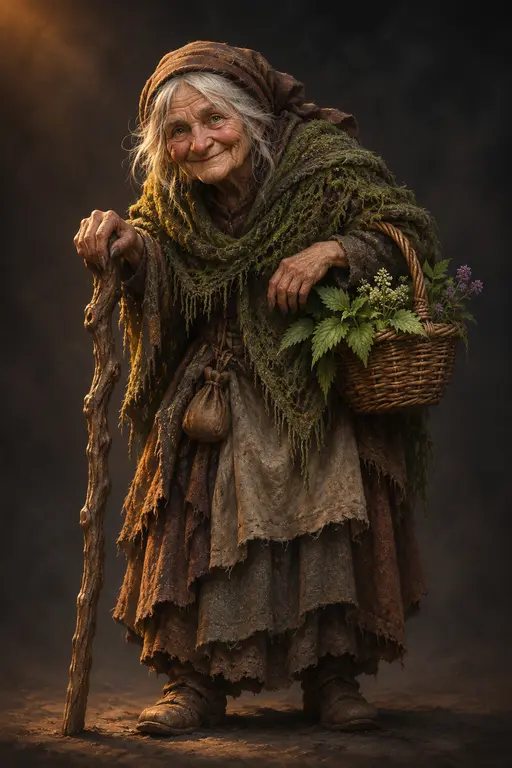
#> input picture assets/img/abuela_ortiga.webp, 512 x 768 px
$ python quitar-claro.py ../assets/img/abuela_ortiga.webp out.png
#> lines starting #> are read from the running program, lines starting #| are printed output that depends on the picture; after the words box and inside, x2 and y2 are one past the last pixel; in counts of white or black regions, pixels touching at a corner belong together
# Quita el fondo blanco y las sombras claras grisáceas (suelo blanco que ChatGPT pinta bajo los objetos del mapa).
# Uso: python3 scripts/quitar-claro.py entrada.png salida.png
# Transparente: píxeles claros (luz > 0,78) y casi grises (saturación < 0,12); borde suavizado entre 0,72 y 0,78.
import sys
import numpy as np
from PIL import Image, ImageFilter

im = np.asarray(Image.open(sys.argv[1]).convert('RGBA')).astype(np.float32) / 255
rgb = im[..., :3]
mx, mn = rgb.max(-1), rgb.min(-1)
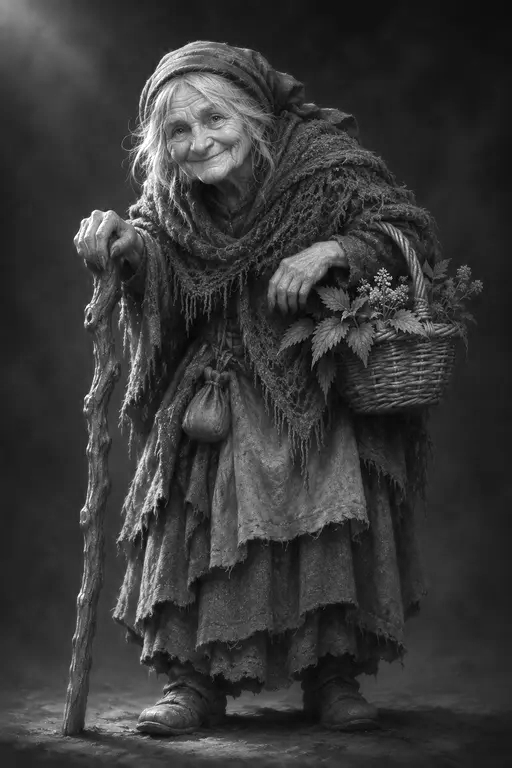
#> mx: shape (768, 512) float32; min 0, max 1, mean 0.218
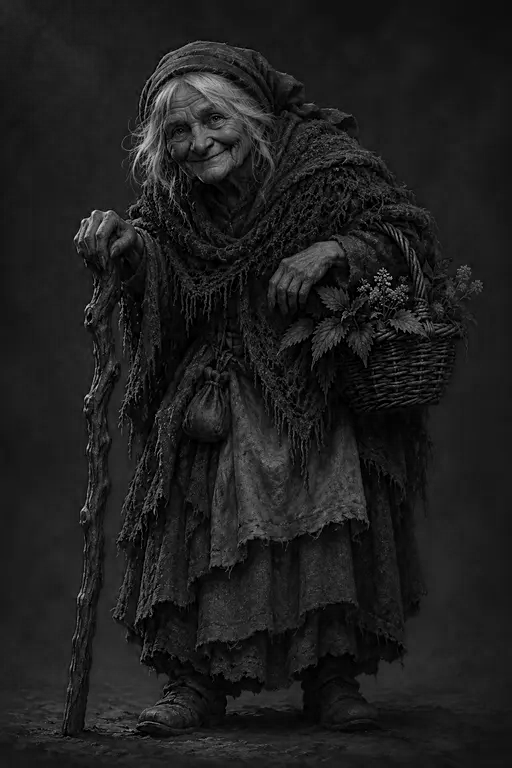
#> mn: shape (768, 512) float32; min 0, max 0.89, mean 0.119
light = (mx + mn) / 2
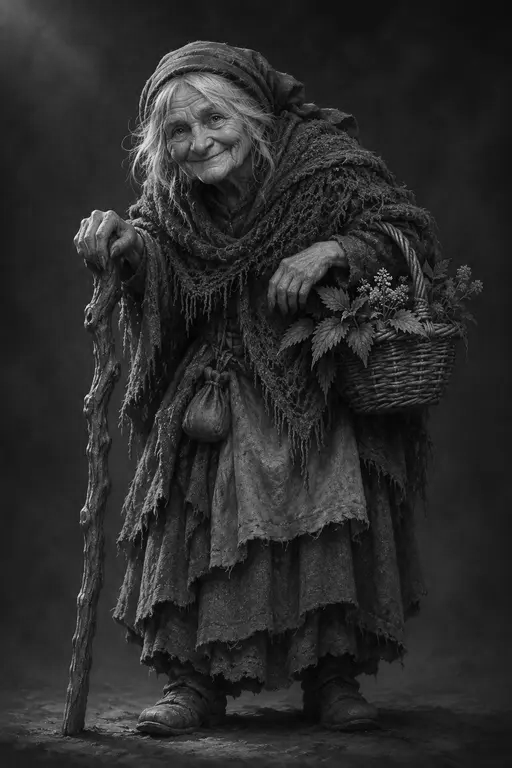
#> light: shape (768, 512) float32; min 0, max 0.945, mean 0.169
sat = np.where(mx > 0, (mx - mn) / np.maximum(mx, 1e-6), 0)
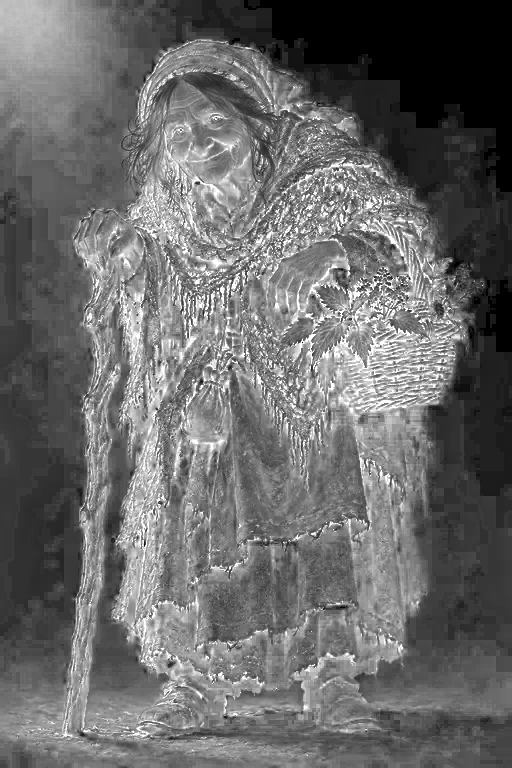
#> sat: shape (768, 512) float32; min 0, max 1, mean 0.418
alpha = np.clip((0.78 - light) / 0.06, 0, 1)            # 1 = opaco, 0 = transparente
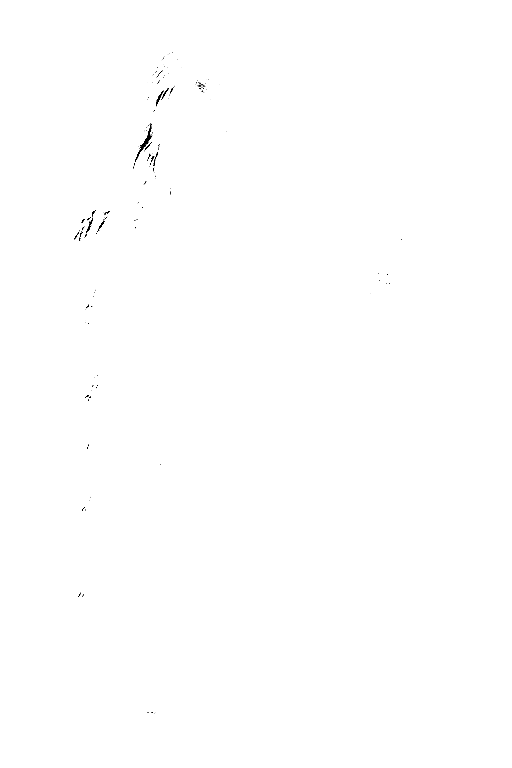
#> alpha: shape (768, 512) float32; min 0, max 1, mean 0.999
alpha = np.where(sat < 0.12, alpha, 1.0)                  # lo que tiene color se queda
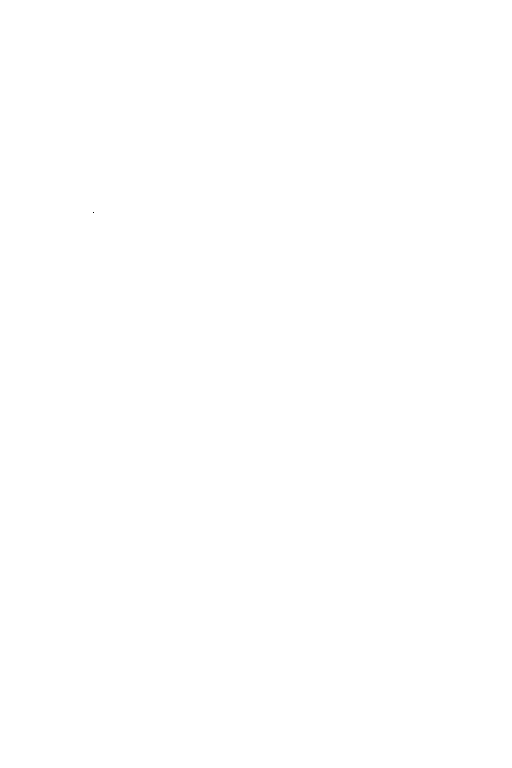
#> alpha: shape (768, 512) float32; values 0 (black) and 1 (white), 100% white; black in thin lines or dots, all inside (x1, y1, x2, y2) = (93, 212, 94, 213)
a = Image.fromarray((alpha * im[..., 3] * 255).astype(np.uint8)).filter(ImageFilter.MedianFilter(3))
#> a: PIL image 512x768 L; every value is 255
out = np.asarray(Image.open(sys.argv[1]).convert('RGBA')).copy()
out[..., 3] = np.asarray(a)
Image.fromarray(out).save(sys.argv[2])

$ run again, on assets/img/ally_hassim.webp
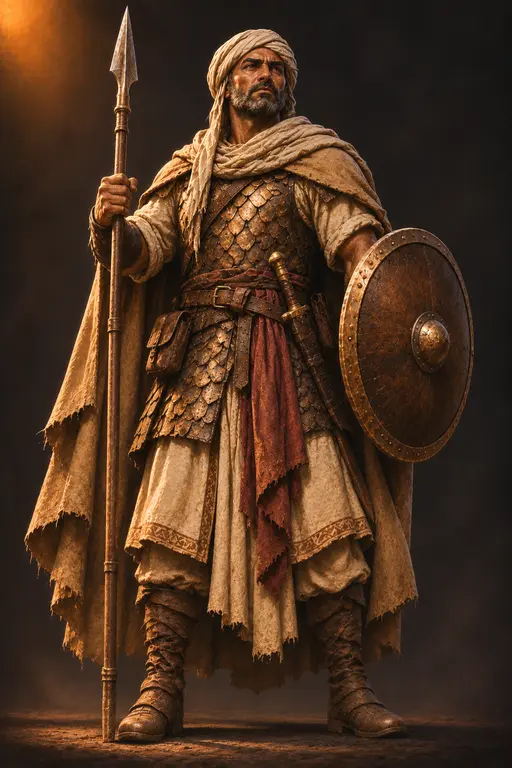
#> input picture assets/img/ally_hassim.webp, 512 x 768 px
#> `sat = np.where(mx > 0, (mx - mn) / np.maximum(mx, 1e-6), 0)`:
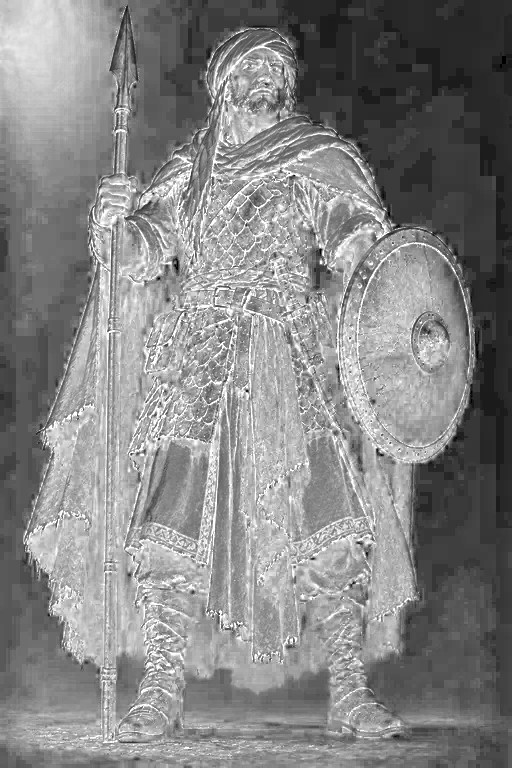
#> sat: shape (768, 512) float32; min 0, max 1, mean 0.522
#> `alpha = np.clip((0.78 - light) / 0.06, 0, 1)`:
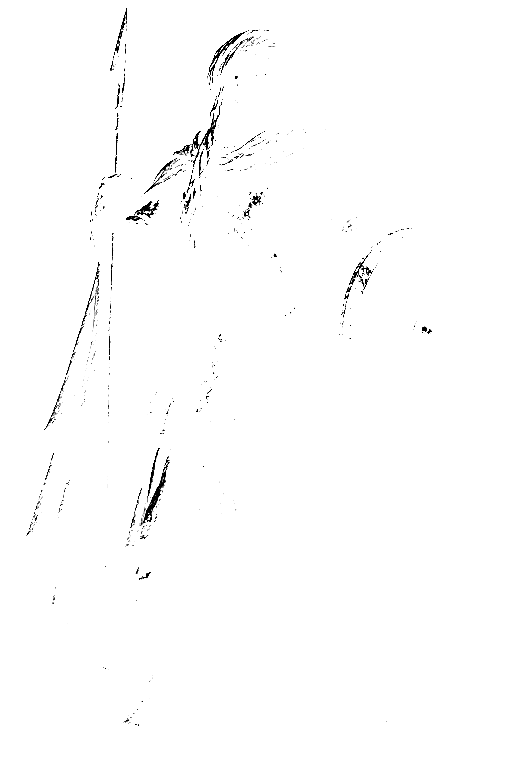
#> alpha: shape (768, 512) float32; min 0, max 1, mean 0.992
#> a: PIL image 512x768 L; every value is 255
